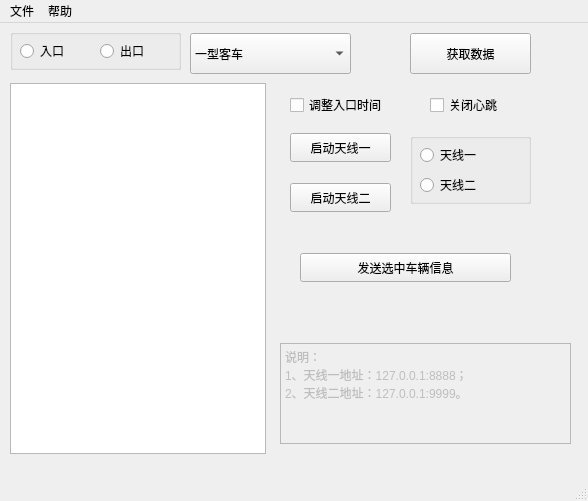
<?xml version="1.0" encoding="UTF-8"?>
<ui version="4.0">
 <class>MainWindow</class>
 <widget class="QMainWindow" name="MainWindow">
  <property name="geometry">
   <rect>
    <x>0</x>
    <y>0</y>
    <width>588</width>
    <height>501</height>
   </rect>
  </property>
  <property name="sizePolicy">
   <sizepolicy hsizetype="Fixed" vsizetype="Fixed">
    <horstretch>0</horstretch>
    <verstretch>0</verstretch>
   </sizepolicy>
  </property>
  <property name="focusPolicy">
   <enum>Qt::StrongFocus</enum>
  </property>
  <property name="windowTitle">
   <string>RSU模拟器</string>
  </property>
  <property name="toolTipDuration">
   <number>-1</number>
  </property>
  <widget class="QWidget" name="centralwidget">
   <widget class="QTreeView" name="treeView">
    <property name="geometry">
     <rect>
      <x>10</x>
      <y>60</y>
      <width>256</width>
      <height>371</height>
     </rect>
    </property>
    <property name="selectionMode">
     <enum>QAbstractItemView::ExtendedSelection</enum>
    </property>
   </widget>
   <widget class="QPushButton" name="pbRSU1">
    <property name="geometry">
     <rect>
      <x>290</x>
      <y>110</y>
      <width>101</width>
      <height>29</height>
     </rect>
    </property>
    <property name="text">
     <string>启动天线一</string>
    </property>
   </widget>
   <widget class="QPushButton" name="pbRSU2">
    <property name="geometry">
     <rect>
      <x>290</x>
      <y>160</y>
      <width>101</width>
      <height>29</height>
     </rect>
    </property>
    <property name="text">
     <string>启动天线二</string>
    </property>
   </widget>
   <widget class="QComboBox" name="comboBox">
    <property name="geometry">
     <rect>
      <x>190</x>
      <y>10</y>
      <width>161</width>
      <height>41</height>
     </rect>
    </property>
    <item>
     <property name="text">
      <string>一型客车</string>
     </property>
    </item>
    <item>
     <property name="text">
      <string>二型客车</string>
     </property>
    </item>
    <item>
     <property name="text">
      <string>三型客车</string>
     </property>
    </item>
    <item>
     <property name="text">
      <string>四型客车</string>
     </property>
    </item>
    <item>
     <property name="text">
      <string>一型货车</string>
     </property>
    </item>
    <item>
     <property name="text">
      <string>二型货车</string>
     </property>
    </item>
    <item>
     <property name="text">
      <string>三型货车</string>
     </property>
    </item>
    <item>
     <property name="text">
      <string>四型货车</string>
     </property>
    </item>
    <item>
     <property name="text">
      <string>五型货车</string>
     </property>
    </item>
    <item>
     <property name="text">
      <string>六型货车</string>
     </property>
    </item>
    <item>
     <property name="text">
      <string>一型专项作业车</string>
     </property>
    </item>
    <item>
     <property name="text">
      <string>二型专项作业车</string>
     </property>
    </item>
    <item>
     <property name="text">
      <string>三型专项作业车</string>
     </property>
    </item>
    <item>
     <property name="text">
      <string>四型专项作业车</string>
     </property>
    </item>
    <item>
     <property name="text">
      <string>五型专项作业车</string>
     </property>
    </item>
    <item>
     <property name="text">
      <string>六型专项作业车</string>
     </property>
    </item>
   </widget>
   <widget class="QPushButton" name="pushButton_4">
    <property name="geometry">
     <rect>
      <x>410</x>
      <y>10</y>
      <width>121</width>
      <height>41</height>
     </rect>
    </property>
    <property name="text">
     <string>获取数据</string>
    </property>
   </widget>
   <widget class="QGroupBox" name="groupBox">
    <property name="geometry">
     <rect>
      <x>410</x>
      <y>110</y>
      <width>121</width>
      <height>71</height>
     </rect>
    </property>
    <property name="title">
     <string/>
    </property>
    <widget class="QRadioButton" name="cbRSU1">
     <property name="geometry">
      <rect>
       <x>10</x>
       <y>10</y>
       <width>91</width>
       <height>24</height>
      </rect>
     </property>
     <property name="text">
      <string>天线一</string>
     </property>
    </widget>
    <widget class="QRadioButton" name="cbRSU2">
     <property name="geometry">
      <rect>
       <x>10</x>
       <y>40</y>
       <width>91</width>
       <height>24</height>
      </rect>
     </property>
     <property name="text">
      <string>天线二</string>
     </property>
    </widget>
   </widget>
   <widget class="QGroupBox" name="groupBox_2">
    <property name="geometry">
     <rect>
      <x>10</x>
      <y>6</y>
      <width>171</width>
      <height>41</height>
     </rect>
    </property>
    <property name="title">
     <string/>
    </property>
    <widget class="QRadioButton" name="rbEntry">
     <property name="geometry">
      <rect>
       <x>10</x>
       <y>10</y>
       <width>71</width>
       <height>24</height>
      </rect>
     </property>
     <property name="focusPolicy">
      <enum>Qt::WheelFocus</enum>
     </property>
     <property name="text">
      <string>入口</string>
     </property>
    </widget>
    <widget class="QRadioButton" name="rbExit">
     <property name="geometry">
      <rect>
       <x>90</x>
       <y>10</y>
       <width>71</width>
       <height>24</height>
      </rect>
     </property>
     <property name="focusPolicy">
      <enum>Qt::WheelFocus</enum>
     </property>
     <property name="toolTipDuration">
      <number>-1</number>
     </property>
     <property name="text">
      <string>出口</string>
     </property>
    </widget>
   </widget>
   <widget class="QPushButton" name="pushButton_11">
    <property name="geometry">
     <rect>
      <x>300</x>
      <y>230</y>
      <width>211</width>
      <height>29</height>
     </rect>
    </property>
    <property name="text">
     <string>发送选中车辆信息</string>
    </property>
   </widget>
   <widget class="QCheckBox" name="cbParser_2">
    <property name="geometry">
     <rect>
      <x>290</x>
      <y>70</y>
      <width>151</width>
      <height>24</height>
     </rect>
    </property>
    <property name="text">
     <string>调整入口时间</string>
    </property>
   </widget>
   <widget class="QCheckBox" name="cbParser_3">
    <property name="geometry">
     <rect>
      <x>430</x>
      <y>70</y>
      <width>111</width>
      <height>24</height>
     </rect>
    </property>
    <property name="text">
     <string>关闭心跳</string>
    </property>
   </widget>
   <widget class="QTextEdit" name="textEdit">
    <property name="enabled">
     <bool>false</bool>
    </property>
    <property name="geometry">
     <rect>
      <x>280</x>
      <y>320</y>
      <width>291</width>
      <height>101</height>
     </rect>
    </property>
    <property name="html">
     <string>&lt;!DOCTYPE HTML PUBLIC &quot;-//W3C//DTD HTML 4.0//EN&quot; &quot;http://www.w3.org/TR/REC-html40/strict.dtd&quot;&gt;
&lt;html&gt;&lt;head&gt;&lt;meta name=&quot;qrichtext&quot; content=&quot;1&quot; /&gt;&lt;style type=&quot;text/css&quot;&gt;
p, li { white-space: pre-wrap; }
&lt;/style&gt;&lt;/head&gt;&lt;body style=&quot; font-family:'SimSun'; font-size:9pt; font-weight:400; font-style:normal;&quot;&gt;
&lt;p style=&quot; margin-top:0px; margin-bottom:0px; margin-left:0px; margin-right:0px; -qt-block-indent:0; text-indent:0px;&quot;&gt;说明：&lt;/p&gt;
&lt;p style=&quot; margin-top:0px; margin-bottom:0px; margin-left:0px; margin-right:0px; -qt-block-indent:0; text-indent:0px;&quot;&gt;1、天线一地址：127.0.0.1:8888；&lt;/p&gt;
&lt;p style=&quot; margin-top:0px; margin-bottom:0px; margin-left:0px; margin-right:0px; -qt-block-indent:0; text-indent:0px;&quot;&gt;2、天线二地址：127.0.0.1:9999。&lt;/p&gt;&lt;/body&gt;&lt;/html&gt;</string>
    </property>
   </widget>
  </widget>
  <widget class="QMenuBar" name="menubar">
   <property name="geometry">
    <rect>
     <x>0</x>
     <y>0</y>
     <width>588</width>
     <height>29</height>
    </rect>
   </property>
   <widget class="QMenu" name="menu">
    <property name="contextMenuPolicy">
     <enum>Qt::NoContextMenu</enum>
    </property>
    <property name="title">
     <string>文件</string>
    </property>
    <addaction name="action_I"/>
    <addaction name="separator"/>
    <addaction name="action_Q"/>
   </widget>
   <widget class="QMenu" name="menu_2">
    <property name="title">
     <string>帮助</string>
    </property>
    <addaction name="actionhello"/>
   </widget>
   <addaction name="menu"/>
   <addaction name="menu_2"/>
  </widget>
  <widget class="QStatusBar" name="statusbar"/>
  <action name="action_I">
   <property name="text">
    <string>导入...(&amp;I)</string>
   </property>
  </action>
  <action name="action_Q">
   <property name="text">
    <string>退出(&amp;Q)</string>
   </property>
  </action>
  <action name="actionhello">
   <property name="text">
    <string>hello</string>
   </property>
  </action>
 </widget>
 <resources/>
 <connections/>
</ui>
